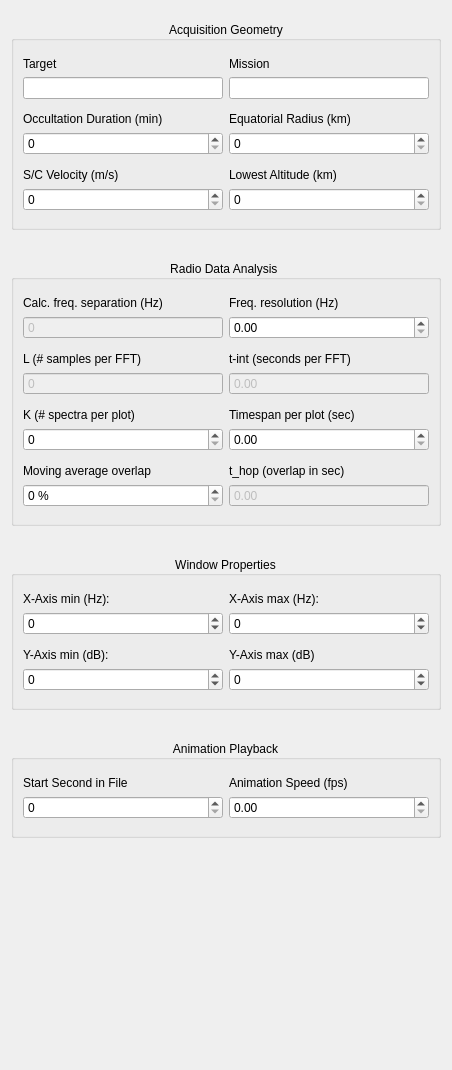
              <widget class="QWidget" name="scrollAreaWidgetContents">
               <property name="geometry">
                <rect>
                 <x>0</x>
                 <y>0</y>
                 <width>452</width>
                 <height>1070</height>
                </rect>
               </property>
               <layout class="QVBoxLayout" name="verticalLayout_3">
                <item>
                 <layout class="QVBoxLayout" name="verticalLayout">
                  <property name="spacing">
                   <number>30</number>
                  </property>
                  <property name="topMargin">
                   <number>10</number>
                  </property>
                  <property name="bottomMargin">
                   <number>22</number>
                  </property>
                  <item>
                   <widget class="QGroupBox" name="group_aq_geometry">
                    <property name="title">
                     <string>Acquisition Geometry</string>
                    </property>
                    <property name="alignment">
                     <set>Qt::AlignCenter</set>
                    </property>
                    <layout class="QGridLayout" name="gridLayout_3">
                     <property name="topMargin">
                      <number>16</number>
                     </property>
                     <property name="bottomMargin">
                      <number>16</number>
                     </property>
                     <item row="6" column="1">
                      <widget class="QLabel" name="lbl_lowest_alt">
                       <property name="text">
                        <string>Lowest Altitude (km)</string>
                       </property>
                      </widget>
                     </item>
                     <item row="6" column="0">
                      <widget class="QLabel" name="lbl_sc_veolcity">
                       <property name="text">
                        <string>S/C Velocity (m/s)</string>
                       </property>
                      </widget>
                     </item>
                     <item row="4" column="0">
                      <widget class="QDoubleSpinBox" name="spin_occ_duration">
                       <property name="decimals">
                        <number>0</number>
                       </property>
                       <property name="maximum">
                        <double>1000.000000000000000</double>
                       </property>
                      </widget>
                     </item>
                     <item row="0" column="0">
                      <widget class="QLabel" name="lbl_target">
                       <property name="text">
                        <string>Target</string>
                       </property>
                      </widget>
                     </item>
                     <item row="1" column="1">
                      <widget class="QLineEdit" name="line_edit_mission">
                       <property name="readOnly">
                        <bool>true</bool>
                       </property>
                      </widget>
                     </item>
                     <item row="4" column="1">
                      <widget class="QDoubleSpinBox" name="spin_eq_radius">
                       <property name="decimals">
                        <number>0</number>
                       </property>
                       <property name="maximum">
                        <double>100000.000000000000000</double>
                       </property>
                      </widget>
                     </item>
                     <item row="3" column="1">
                      <widget class="QLabel" name="lbl_eq_radius">
                       <property name="text">
                        <string>Equatorial Radius (km)</string>
                       </property>
                      </widget>
                     </item>
                     <item row="3" column="0">
                      <widget class="QLabel" name="lbl_occ_duration">
                       <property name="text">
                        <string>Occultation Duration (min)</string>
                       </property>
                      </widget>
                     </item>
                     <item row="0" column="1">
                      <widget class="QLabel" name="lbl_mission">
                       <property name="text">
                        <string>Mission</string>
                       </property>
                      </widget>
                     </item>
                     <item row="7" column="1">
                      <widget class="QDoubleSpinBox" name="spin_lowest_alt">
                       <property name="decimals">
                        <number>0</number>
                       </property>
                       <property name="maximum">
                        <double>10000.000000000000000</double>
                       </property>
                      </widget>
                     </item>
                     <item row="1" column="0">
                      <widget class="QLineEdit" name="line_edit_target">
                       <property name="readOnly">
                        <bool>true</bool>
                       </property>
                      </widget>
                     </item>
                     <item row="7" column="0">
                      <widget class="QDoubleSpinBox" name="spin_sc_velocity">
                       <property name="decimals">
                        <number>0</number>
                       </property>
                       <property name="maximum">
                        <double>10000.000000000000000</double>
                       </property>
                      </widget>
                     </item>
                     <item row="2" column="0">
                      <spacer name="verticalSpacer_7">
                       <property name="orientation">
                        <enum>Qt::Vertical</enum>
                       </property>
                       <property name="sizeType">
                        <enum>QSizePolicy::Fixed</enum>
                       </property>
                       <property name="sizeHint" stdset="0">
                        <size>
                         <width>20</width>
                         <height>7</height>
                        </size>
                       </property>
                      </spacer>
                     </item>
                     <item row="5" column="0">
                      <spacer name="verticalSpacer_8">
                       <property name="orientation">
                        <enum>Qt::Vertical</enum>
                       </property>
                       <property name="sizeType">
                        <enum>QSizePolicy::Fixed</enum>
                       </property>
                       <property name="sizeHint" stdset="0">
                        <size>
                         <width>20</width>
                         <height>7</height>
                        </size>
                       </property>
                      </spacer>
                     </item>
                    </layout>
                   </widget>
                  </item>
                  <item>
                   <widget class="QGroupBox" name="group_radio_analysis">
                    <property name="title">
                     <string>Radio Data Analysis </string>
                    </property>
                    <property name="alignment">
                     <set>Qt::AlignCenter</set>
                    </property>
                    <layout class="QGridLayout" name="gridLayout_4">
                     <property name="topMargin">
                      <number>16</number>
                     </property>
                     <property name="bottomMargin">
                      <number>16</number>
                     </property>
                     <item row="4" column="0">
                      <widget class="QDoubleSpinBox" name="spin_l_win">
                       <property name="enabled">
                        <bool>false</bool>
                       </property>
                       <property name="buttonSymbols">
                        <enum>QAbstractSpinBox::NoButtons</enum>
                       </property>
                       <property name="decimals">
                        <number>0</number>
                       </property>
                       <property name="maximum">
                        <double>1000000.000000000000000</double>
                       </property>
                      </widget>
                     </item>
                     <item row="4" column="1">
                      <widget class="QDoubleSpinBox" name="spin_t_int">
                       <property name="enabled">
                        <bool>false</bool>
                       </property>
                       <property name="buttonSymbols">
                        <enum>QAbstractSpinBox::NoButtons</enum>
                       </property>
                       <property name="decimals">
                        <number>2</number>
                       </property>
                       <property name="maximum">
                        <double>1000.000000000000000</double>
                       </property>
                      </widget>
                     </item>
                     <item row="7" column="1">
                      <widget class="QDoubleSpinBox" name="spin_timespan">
                       <property name="maximum">
                        <double>1000.000000000000000</double>
                       </property>
                      </widget>
                     </item>
                     <item row="7" column="0">
                      <widget class="QDoubleSpinBox" name="spin_k_spec">
                       <property name="enabled">
                        <bool>true</bool>
                       </property>
                       <property name="decimals">
                        <number>0</number>
                       </property>
                       <property name="maximum">
                        <double>1000.000000000000000</double>
                       </property>
                      </widget>
                     </item>
                     <item row="0" column="1">
                      <widget class="QLabel" name="lbl_freq_res">
                       <property name="text">
                        <string>Freq. resolution (Hz)</string>
                       </property>
                      </widget>
                     </item>
                     <item row="6" column="0">
                      <widget class="QLabel" name="lbl_k_spec">
                       <property name="text">
                        <string>K (# spectra per plot)</string>
                       </property>
                      </widget>
                     </item>
                     <item row="1" column="0">
                      <widget class="QDoubleSpinBox" name="spin_freq_separation">
                       <property name="enabled">
                        <bool>false</bool>
                       </property>
                       <property name="buttonSymbols">
                        <enum>QAbstractSpinBox::NoButtons</enum>
                       </property>
                       <property name="decimals">
                        <number>0</number>
                       </property>
                       <property name="maximum">
                        <double>1000.000000000000000</double>
                       </property>
                      </widget>
                     </item>
                     <item row="9" column="1">
                      <widget class="QLabel" name="lbl_t_hop">
                       <property name="text">
                        <string>t_hop (overlap in sec)</string>
                       </property>
                      </widget>
                     </item>
                     <item row="10" column="1">
                      <widget class="QDoubleSpinBox" name="spin_t_hop">
                       <property name="enabled">
                        <bool>false</bool>
                       </property>
                       <property name="buttonSymbols">
                        <enum>QAbstractSpinBox::NoButtons</enum>
                       </property>
                       <property name="maximum">
                        <double>1000.000000000000000</double>
                       </property>
                      </widget>
                     </item>
                     <item row="3" column="0">
                      <widget class="QLabel" name="lbl_l_win">
                       <property name="text">
                        <string>L (# samples per FFT)</string>
                       </property>
                      </widget>
                     </item>
                     <item row="3" column="1">
                      <widget class="QLabel" name="lbl_t_int">
                       <property name="text">
                        <string>t-int (seconds per FFT)</string>
                       </property>
                      </widget>
                     </item>
                     <item row="1" column="1">
                      <widget class="QDoubleSpinBox" name="spin_freq_res">
                       <property name="enabled">
                        <bool>true</bool>
                       </property>
                       <property name="decimals">
                        <number>2</number>
                       </property>
                       <property name="maximum">
                        <double>1000.000000000000000</double>
                       </property>
                       <property name="singleStep">
                        <double>0.010000000000000</double>
                       </property>
                      </widget>
                     </item>
                     <item row="0" column="0">
                      <widget class="QLabel" name="lbl_freq_separation">
                       <property name="text">
                        <string>Calc. freq. separation (Hz)</string>
                       </property>
                      </widget>
                     </item>
                     <item row="6" column="1">
                      <widget class="QLabel" name="lbl_timespan">
                       <property name="text">
                        <string>Timespan per plot (sec)</string>
                       </property>
                      </widget>
                     </item>
                     <item row="9" column="0">
                      <widget class="QLabel" name="lbl_moving_overlap">
                       <property name="text">
                        <string>Moving average overlap</string>
                       </property>
                      </widget>
                     </item>
                     <item row="10" column="0">
                      <widget class="QDoubleSpinBox" name="spin_moving_overlap">
                       <property name="enabled">
                        <bool>true</bool>
                       </property>
                       <property name="suffix">
                        <string> %</string>
                       </property>
                       <property name="decimals">
                        <number>0</number>
                       </property>
                      </widget>
                     </item>
                     <item row="2" column="0">
                      <spacer name="verticalSpacer_9">
                       <property name="orientation">
                        <enum>Qt::Vertical</enum>
                       </property>
                       <property name="sizeType">
                        <enum>QSizePolicy::Fixed</enum>
                       </property>
                       <property name="sizeHint" stdset="0">
                        <size>
                         <width>20</width>
                         <height>7</height>
                        </size>
                       </property>
                      </spacer>
                     </item>
                     <item row="5" column="0">
                      <spacer name="verticalSpacer_10">
                       <property name="orientation">
                        <enum>Qt::Vertical</enum>
                       </property>
                       <property name="sizeType">
                        <enum>QSizePolicy::Fixed</enum>
                       </property>
                       <property name="sizeHint" stdset="0">
                        <size>
                         <width>20</width>
                         <height>7</height>
                        </size>
                       </property>
                      </spacer>
                     </item>
                     <item row="8" column="0">
                      <spacer name="verticalSpacer_11">
                       <property name="orientation">
                        <enum>Qt::Vertical</enum>
                       </property>
                       <property name="sizeType">
                        <enum>QSizePolicy::Fixed</enum>
                       </property>
                       <property name="sizeHint" stdset="0">
                        <size>
                         <width>20</width>
                         <height>7</height>
                        </size>
                       </property>
                      </spacer>
                     </item>
                    </layout>
                   </widget>
                  </item>
                  <item>
                   <widget class="QGroupBox" name="group_wind_props">
                    <property name="title">
                     <string>Window Properties</string>
                    </property>
                    <property name="alignment">
                     <set>Qt::AlignCenter</set>
                    </property>
                    <layout class="QGridLayout" name="gridLayout_5">
                     <property name="topMargin">
                      <number>16</number>
                     </property>
                     <property name="bottomMargin">
                      <number>16</number>
                     </property>
                     <item row="0" column="1">
                      <widget class="QLabel" name="lbl_xmax">
                       <property name="text">
                        <string>X-Axis max (Hz):</string>
                       </property>
                      </widget>
                     </item>
                     <item row="4" column="1">
                      <widget class="QDoubleSpinBox" name="spin_ymax">
                       <property name="decimals">
                        <number>0</number>
                       </property>
                       <property name="minimum">
                        <double>-1000.000000000000000</double>
                       </property>
                       <property name="maximum">
                        <double>1000.000000000000000</double>
                       </property>
                      </widget>
                     </item>
                     <item row="3" column="1">
                      <widget class="QLabel" name="lbl_ymax">
                       <property name="text">
                        <string>Y-Axis max (dB)</string>
                       </property>
                      </widget>
                     </item>
                     <item row="4" column="0">
                      <widget class="QDoubleSpinBox" name="spin_ymin">
                       <property name="decimals">
                        <number>0</number>
                       </property>
                       <property name="minimum">
                        <double>-1000.000000000000000</double>
                       </property>
                       <property name="maximum">
                        <double>1000.000000000000000</double>
                       </property>
                      </widget>
                     </item>
                     <item row="0" column="0">
                      <widget class="QLabel" name="lbl_xmin">
                       <property name="text">
                        <string>X-Axis min (Hz):</string>
                       </property>
                      </widget>
                     </item>
                     <item row="1" column="1">
                      <widget class="QDoubleSpinBox" name="spin_xmax">
                       <property name="decimals">
                        <number>0</number>
                       </property>
                       <property name="minimum">
                        <double>-10000.000000000000000</double>
                       </property>
                       <property name="maximum">
                        <double>10000.000000000000000</double>
                       </property>
                      </widget>
                     </item>
                     <item row="3" column="0">
                      <widget class="QLabel" name="lbl_ymin">
                       <property name="text">
                        <string>Y-Axis min (dB):</string>
                       </property>
                      </widget>
                     </item>
                     <item row="1" column="0">
                      <widget class="QDoubleSpinBox" name="spin_xmin">
                       <property name="decimals">
                        <number>0</number>
                       </property>
                       <property name="minimum">
                        <double>-10000.000000000000000</double>
                       </property>
                       <property name="maximum">
                        <double>10000.000000000000000</double>
                       </property>
                      </widget>
                     </item>
                     <item row="2" column="0">
                      <spacer name="verticalSpacer_12">
                       <property name="orientation">
                        <enum>Qt::Vertical</enum>
                       </property>
                       <property name="sizeType">
                        <enum>QSizePolicy::Fixed</enum>
                       </property>
                       <property name="sizeHint" stdset="0">
                        <size>
                         <width>20</width>
                         <height>7</height>
                        </size>
                       </property>
                      </spacer>
                     </item>
                    </layout>
                   </widget>
                  </item>
                  <item>
                   <widget class="QGroupBox" name="group_ani_playback">
                    <property name="title">
                     <string>Animation Playback</string>
                    </property>
                    <property name="alignment">
                     <set>Qt::AlignCenter</set>
                    </property>
                    <layout class="QGridLayout" name="gridLayout_2">
                     <property name="topMargin">
                      <number>16</number>
                     </property>
                     <property name="bottomMargin">
                      <number>16</number>
                     </property>
                     <item row="0" column="0">
                      <widget class="QLabel" name="lbl_start_sec">
                       <property name="text">
                        <string>Start Second in File</string>
                       </property>
                      </widget>
                     </item>
                     <item row="1" column="0">
                      <widget class="QDoubleSpinBox" name="spin_start_sec">
                       <property name="decimals">
                        <number>0</number>
                       </property>
                      </widget>
                     </item>
                     <item row="0" column="1">
                      <widget class="QLabel" name="lbl_ani_speed">
                       <property name="text">
                        <string>Animation Speed (fps)</string>
                       </property>
                      </widget>
                     </item>
                     <item row="1" column="1">
                      <widget class="QDoubleSpinBox" name="spin_ani_speed">
                       <property name="decimals">
                        <number>2</number>
                       </property>
                       <property name="maximum">
                        <double>10.000000000000000</double>
                       </property>
                      </widget>
                     </item>
                    </layout>
                   </widget>
                  </item>
                  <item>
                   <spacer name="verticalSpacer_4">
                    <property name="orientation">
                     <enum>Qt::Vertical</enum>
                    </property>
                    <property name="sizeHint" stdset="0">
                     <size>
                      <width>20</width>
                      <height>10</height>
                     </size>
                    </property>
                   </spacer>
                  </item>
                 </layout>
                </item>
               </layout>
              </widget>
